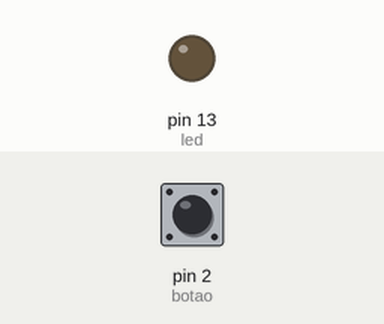
A sketch run on a simulated Arduino Uno, built with avr-gcc and run on an emulated ATmega328P. On the bench: output pins drawn as LEDs (lit = HIGH). Inputs (shaded band) come from the test bench; at power-on: pin 2 (botao) LOW.

Above: at 1.2 s.
1.3 s: pin 2 (botao) pulled HIGH for 0.15 s
At 1.37 s:
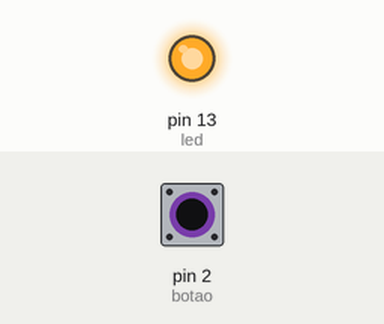
2.9 s: pin 2 (botao) pulled HIGH for 3.2 s
At 6.5 s:
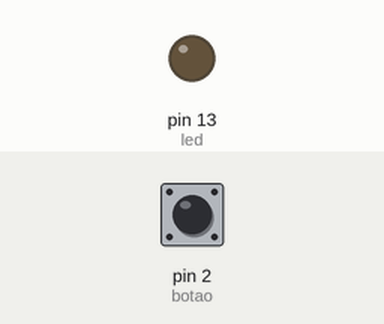
Timing chart, 0 to 8.0 s (numbered marks = the images above; inputs shaded):
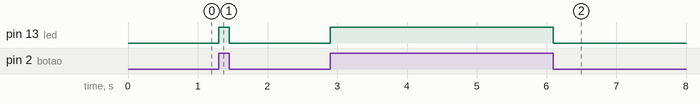

The sketch:

botao.ino
```cpp
int botao = 2;
int led = 13;

int pressionado = 0;

void setup() {
    pinMode(led, OUTPUT);
    pinMode(botao, INPUT); // Define
}

void loop() {
    // digitalRead(...) recebe uma input digital (0 ou 1)
    pressionado = digitalRead(botao);

    if (pressionado == HIGH) {
        digitalWrite(led, HIGH);
    } else {
        digitalWrite(led, LOW);
    }
}
```

Measured:
- after the input at 1.3 s, pin 13 (led): LOW → HIGH at once, → LOW 0.15 s later
- after the input at 2.9 s, pin 13 (led): LOW → HIGH at once, → LOW 3.2 s later
